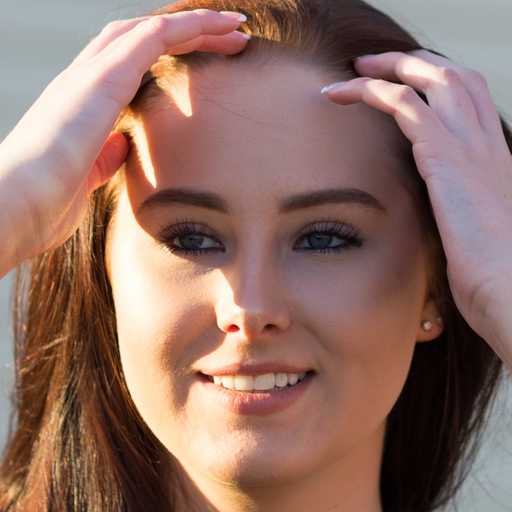
#> input picture 5.png, 512 x 512 px
$ python -i HardEffects.py   (imports and definitions only)
#> lines starting #> are read from the running program, lines starting #| are printed output that depends on the picture
#> further down, picture is the input picture: shape (512, 512, 3); mean B, G, R 102.7, 113, 146.3
import numpy as np
import cv2

class Hard:
    def __init__(self, image_array: np.ndarray):
        self.image_array=image_array

    def apply_tone_mapping_failure(self) -> np.ndarray:
        """Провал HDR tone mapping: выжженные света, шумные тени, ореолы."""
        img = self.image_array.astype(np.float32)
        h, w = img.shape[:2]
#> h = 512; w = 512

        # 1. Сжимаем dynamic range — света выжжены, тени вытянуты
        shadows_lift = np.random.uniform(0.15, 0.35)   # насколько поднимаем тени
        highlights_crush = np.random.uniform(0.7, 0.9) # порог, после которого всё серое

        # Кривая tone mapping (S-образная, но кривая)
        img_norm = img / 255.0
        # Поднимаем тени
        img_norm = img_norm + shadows_lift * (1.0 - img_norm)
        # Сжимаем света
        mask = np.clip((img_norm - highlights_crush) / (1.0 - highlights_crush), 0, 1)
        img_norm = img_norm - mask * (img_norm - highlights_crush) * 0.8
        img = img_norm * 255.0

        # 2. Ореолы вокруг контрастных границ (halo)
        gray = cv2.cvtColor(img.astype(np.uint8), cv2.COLOR_BGR2GRAY)
        blur = cv2.GaussianBlur(gray, (0, 0), np.random.uniform(15, 40))
        edges = cv2.subtract(gray, blur)
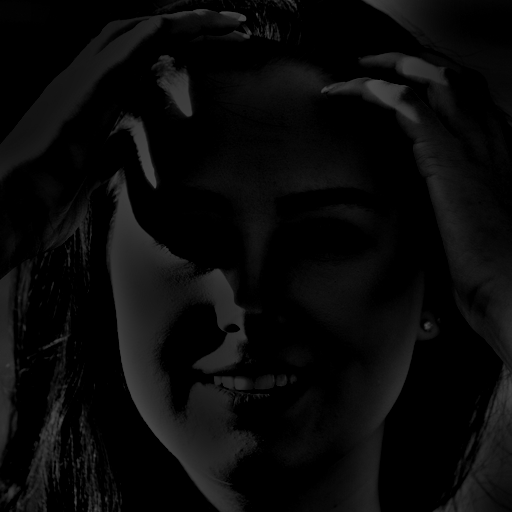
#> edges: shape (512, 512); min 0, max 77, mean 9.8
        # Инвертированные ореолы — тёмные вокруг светлого, светлые вокруг тёмного
        halo = np.repeat(edges[:, :, np.newaxis], 3, axis=2).astype(np.float32)
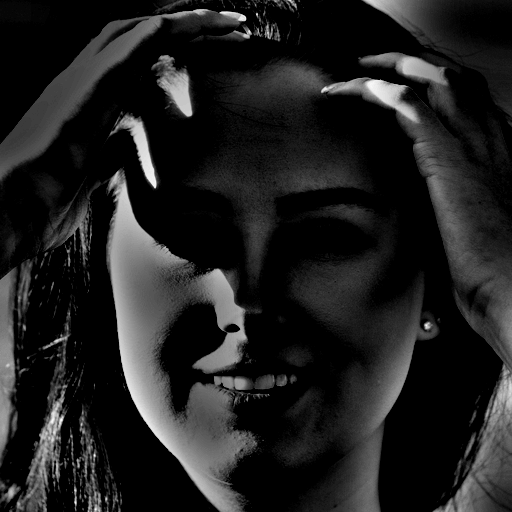
#> halo: shape (512, 512, 3) float32; min 0, max 77, mean 9.8; drawn with min black and max white
        halo_strength = np.random.uniform(0.3, 0.7)
        img = img - halo * halo_strength
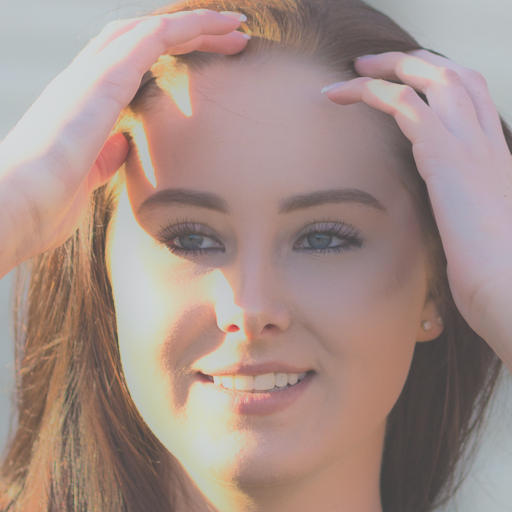
#> img: shape (512, 512, 3) float32; mean B, G, R 136.8, 143.6, 165.8

        # 3. Шум в тенях (усиление теней = усиление шума)
        brightness = np.mean(img, axis=2) / 255.0
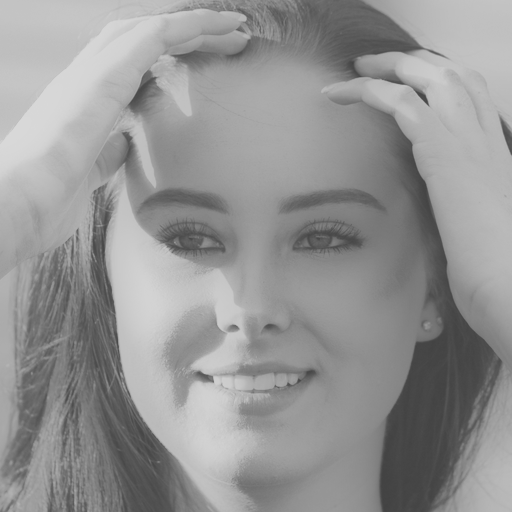
#> brightness: shape (512, 512) float32; min 0.261, max 0.851, mean 0.583
        shadow_mask = 1.0 - np.clip(brightness * 1.5, 0, 1)
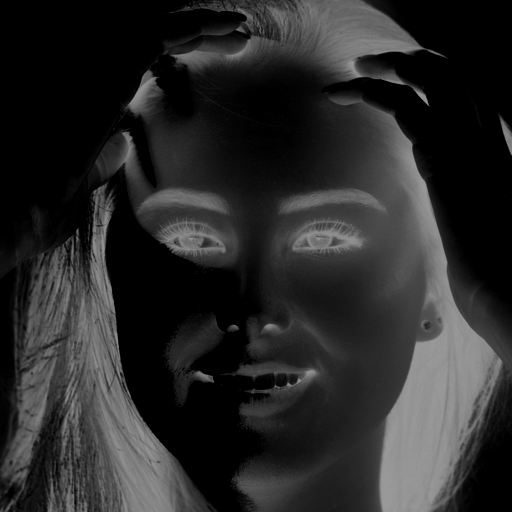
#> shadow_mask: shape (512, 512) float32; min 0, max 0.609, mean 0.162
        noise_sigma = np.random.uniform(8.0, 20.0)
        noise = np.random.normal(0, noise_sigma, (h, w, 3)) * shadow_mask[:, :, np.newaxis]
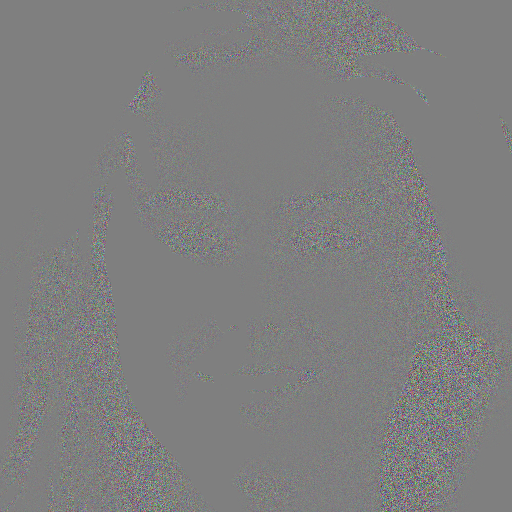
#> noise: shape (512, 512, 3) float64; mean of channels 0, 1, 2 0, 0, 0; drawn with min black and max white
        img += noise

        # 4. Лёгкая десатурация в светах (небо становится серым)
        highlight_mask = np.clip((brightness - 0.7) / 0.3, 0, 1)
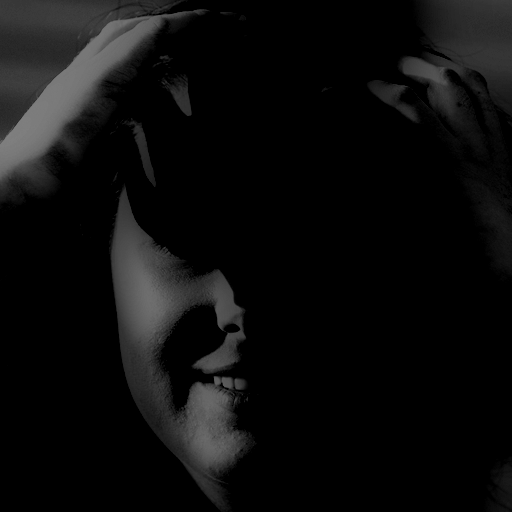
#> highlight_mask: shape (512, 512) float32; min 0, max 0.505, mean 0.0505
        gray_3ch = cv2.cvtColor(img.astype(np.uint8), cv2.COLOR_BGR2GRAY)[:, :, np.newaxis]
        img = img * (1.0 - highlight_mask[:, :, np.newaxis] * 0.5) + gray_3ch * highlight_mask[:, :, np.newaxis] * 0.5

        return np.clip(img, 0, 255).astype(np.uint8)

>>> import cv2
>>> picture = cv2.imread('5.png')
>>> result = Hard(picture).apply_tone_mapping_failure()
